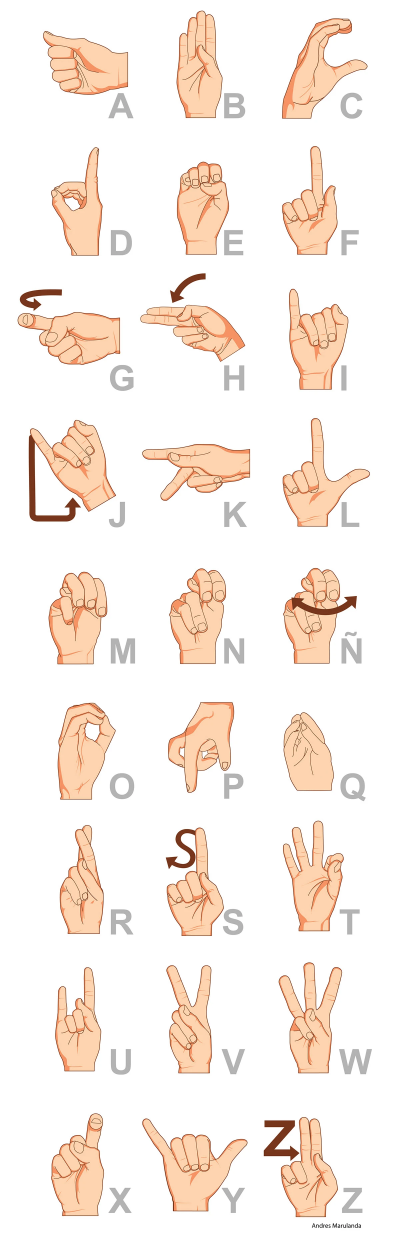
#> input picture img.png, 1200 x 3714 px (shown at 1/3 size)
$ python split_letters.py
#> lines starting #> are read from the running program, lines starting #| are printed output that depends on the picture; after the words box and inside, x2 and y2 are one past the last pixel; in counts of white or black regions, pixels touching at a corner belong together
"""Split img.png (3x9 alphabet sprite sheet) into letters/<letter>.png.

- Drops the gray caption letter under each hand (painted white).
- Keeps the original white background (RGB, no alpha).
- Excludes the author-credit strip at the bottom.

Run:  python scripts/split_letters.py
"""

import os
import numpy as np
from PIL import Image

REPO = os.path.dirname(os.path.dirname(os.path.abspath(__file__)))
SRC = os.path.join(REPO, "img.png")
OUT = os.path.join(REPO, "letters")

LETTERS = list("ABCDEFGHIJKLMNÑOPQRSTUVWXYZ")
ROWS, COLS = 9, 3
PAD = 14


def content_mask(arr):
    """Pixels belonging to the hand/arrow (colored or very dark), not the gray label."""
    mx = arr.max(axis=2)
    mn = arr.min(axis=2)
    spread = mx - mn
    return (spread >= 30) | (mx < 110)


def gray_mask(arr):
    mx = arr.max(axis=2)
    mn = arr.min(axis=2)
    spread = mx - mn
    return (spread < 30) & (mx >= 60) & (mx <= 252)


def bands(profile, thr):
    out, start = [], None
    for i, v in enumerate(profile):
        if v > thr and start is None:
            start = i
        elif v <= thr and start is not None:
            out.append((start, i - 1))
            start = None
    if start is not None:
        out.append((start, len(profile) - 1))
    return out


def midpoints(bs):
    edges = [bs[0][0]]
    for a, b in zip(bs, bs[1:]):
        edges.append((a[1] + b[0]) // 2)
    edges.append(bs[-1][1] + 1)
    return edges


def main():
    img = Image.open(SRC).convert("RGB")
#> img is the input picture: PIL image 1200x3714 RGB; mean R, G, B 250, 240, 232.5
    arr = np.asarray(img).astype(np.int16)
    h, w, _ = arr.shape
#> h = 3714; w = 1200

    nonwhite = (arr.max(axis=2) < 245)
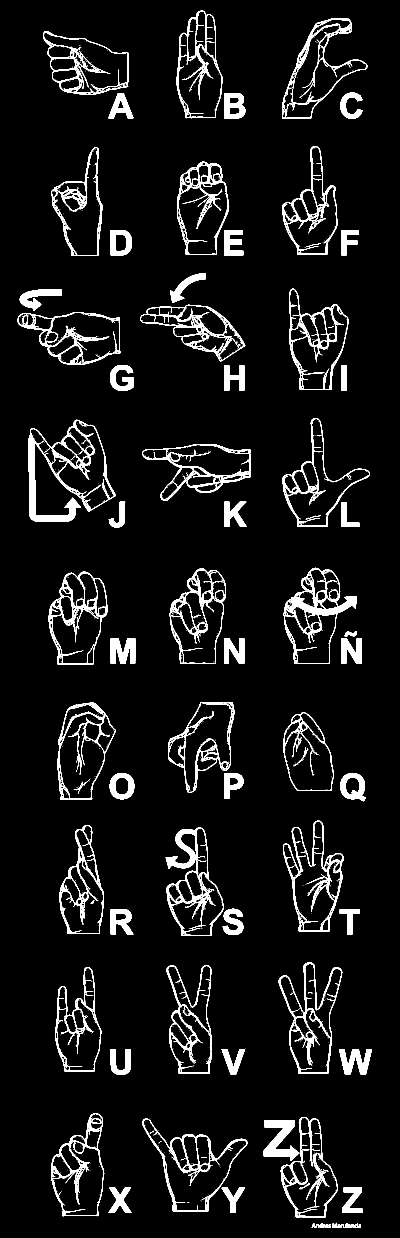
#> nonwhite: shape (3714, 1200) bool (shown at 1/3 size); 5.9% white; 2729 white regions (2615 under 20 px), largest, box (x1, y1, x2, y2) and area: (86, 1259, 348, 1565) 14299, (849, 1703, 1071, 1991) 10392, (497, 2482, 672, 2808) 9685
    row_bands = [b for b in bands(nonwhite.sum(axis=1), 2) if b[1] - b[0] > 40]
#> the loop in bands, `for i, v in enumerate(profile):` made 3714 passes
#> v on passes 1 to 12: 0, 0, 0, 0, 0, 0, 0, 0, 0, 0, 0, 0
#> after the loop in bands, `for i, v in enumerate(profile):`: out = [(32, 355), (438, 766), (820, 1172), (1254, 1582), (1704, 1992), (2106, 2402), (2462, 2807), (2887, 3223), (3340, 3651), (3669, 3683)]
#> row_bands = [(32, 355), (438, 766), (820, 1172), (1254, 1582), (1704, 1992), (2106, 2402), (2462, 2807), (2887, 3223), (3340, 3651)]
    col_bands = bands(nonwhite.sum(axis=0), 2)
#> the loop in bands (call 2), `for i, v in enumerate(profile):` made 1200 passes
#> col_bands = [(53, 405), (421, 750), (791, 1115)]
    print("row bands:", row_bands)
#| row bands: [(32, 355), (438, 766), (820, 1172), (1254, 1582), (1704, 1992), (2106, 2402), (2462, 2807), (2887, 3223), (3340, 3651)]
    print("col bands:", col_bands)
#| col bands: [(53, 405), (421, 750), (791, 1115)]
    assert len(row_bands) == ROWS, f"expected {ROWS} rows, got {len(row_bands)}"
    assert len(col_bands) == COLS, f"expected {COLS} cols, got {len(col_bands)}"

    r_edges = midpoints(row_bands)
#> in midpoints, `edges = [bs[0][0]]`: edges = [32]
#> the loop in midpoints, `for a, b in zip(bs, bs[1:]):` made 8 passes
#> (a, b) on passes 1 to 8: ((32, 355), (438, 766)), ((438, 766), (820, 1172)), ((820, 1172), (1254, 1582)), ((1254, 1582), (1704, 1992)), ((1704, 1992), (2106, 2402)), ((2106, 2402), (2462, 2807)), ((2462, 2807), (2887, 3223)), ((2887, 3223), (3340, 3651))
#> after the loop in midpoints, `for a, b in zip(bs, bs[1:]):`: edges = [32, 396, 793, 1213, 1643, 2049, 2432, 2847, 3281]
#> r_edges = [32, 396, 793, 1213, 1643, 2049, 2432, 2847, 3281, 3652]
    c_edges = midpoints(col_bands)
#> the loop in midpoints (call 2), `for a, b in zip(bs, bs[1:]):` made 2 passes
#> (a, b) on passes 1 to 2: ((53, 405), (421, 750)), ((421, 750), (791, 1115))
#> c_edges = [53, 413, 770, 1116]
    cmask = content_mask(arr)
#> in content_mask, `return (spread >= 30) | (mx < 110)`: returned value: shape (3714, 1200) bool; 20.4% white; 45 white regions, largest, box (x1, y1, x2, y2) and area: (86, 1259, 348, 1565) 43282, (426, 3355, 743, 3634) 40276, (849, 1704, 1071, 1991) 37394
    gmask = gray_mask(arr)
#> in gray_mask, `return (spread < 30) & (mx >= 60) & (mx <= 252)`: returned value: shape (3714, 1200) bool; 1.9% white; 3519 white regions (3478 under 20 px), largest, box (x1, y1, x2, y2) and area: (1016, 3144, 1116, 3224) 4348, (332, 1912, 406, 1992) 4308, (1021, 2317, 1100, 2404) 3565

    os.makedirs(OUT, exist_ok=True)
    tiles = []
    for r in range(ROWS):
        for c in range(COLS):
            letter = LETTERS[r * COLS + c]
            y0, y1 = r_edges[r], r_edges[r + 1]
            x0, x1 = c_edges[c], c_edges[c + 1]
            sub = cmask[y0:y1, x0:x1]
            ys, xs = np.where(sub)
            if len(ys) == 0:
                raise RuntimeError(f"no content for {letter}")
            by0, by1 = ys.min(), ys.max()
            bx0, bx1 = xs.min(), xs.max()
            ty0 = max(0, y0 + by0 - PAD)
            ty1 = min(h, y0 + by1 + 1 + PAD)
            tx0 = max(0, x0 + bx0 - PAD)
            tx1 = min(w, x0 + bx1 + 1 + PAD)

            tile = arr[ty0:ty1, tx0:tx1].astype(np.uint8).copy()
            # erase any gray caption pixel that falls inside the tight box
            g = gmask[ty0:ty1, tx0:tx1]
            tile[g] = 255
            out = Image.fromarray(tile)
            name = "ENYE" if letter == "Ñ" else letter
            out.save(os.path.join(OUT, f"{name}.png"))
            tiles.append((letter, out))
            print(f"{letter:>2} -> letters/{name}.png  {out.size}")
#> this loop made 9 passes
#> pass 1, in main, `out.save(os.path.join(OUT, f"{name}.png"))`:
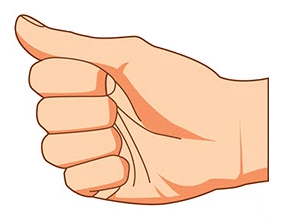
#> saved as A.png: PIL image 283x220 RGB; mean R, G, B 247.8, 220.8, 200.6
#> pass 1, in main, `out.save(os.path.join(OUT, f"{name}.png"))`:
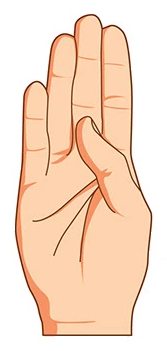
#> saved as B.png: PIL image 167x351 RGB; mean R, G, B 247.3, 219.7, 198.4
#> pass 1, in main, `out.save(os.path.join(OUT, f"{name}.png"))`:
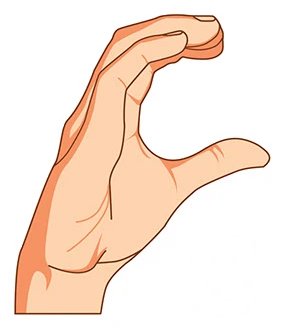
#> saved as C.png: PIL image 285x329 RGB; mean R, G, B 249.3, 230.6, 217.1
#> after the loop:
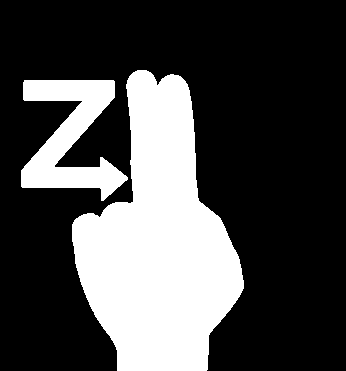
#> sub: shape (371, 346) bool; 28.8% white; 2 white regions, box (x1, y1, x2, y2) and area: (72, 70, 244, 371) 30738, (21, 80, 128, 201) 6215
#> after the loop, tiles = 27 items

    # verification montage (temp only)
    tmp = r"C:\Users\jusep\AppData\Local\Temp\opencode\csl\letters_montage.png"
    cell = 220
    sheet = Image.new("RGB", (cell * COLS, cell * ROWS), (235, 235, 235))
#> sheet: PIL image 660x1980 RGB; every value is 235
    from PIL import ImageDraw
    draw = ImageDraw.Draw(sheet)
    for i, (letter, im) in enumerate(tiles):
        r, c = divmod(i, COLS)
        im2 = im.copy()
        im2.thumbnail((cell - 30, cell - 30))
        sheet.paste(im2, (c * cell + 15, r * cell + 15))
        draw.text((c * cell + 5, r * cell + 5), letter, fill=(200, 0, 0))
#> this loop made 27 passes
#> (letter, r, c) on passes 1 to 12: ('A', 0, 0), ('B', 0, 1), ('C', 0, 2), ('D', 1, 0), ('E', 1, 1), ('F', 1, 2), ('G', 2, 0), ('H', 2, 1), ('I', 2, 2), ('J', 3, 0), ('K', 3, 1), ('L', 3, 2)
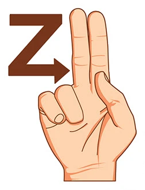
#> im2: PIL image 145x190 RGB; mean R, G, B 239, 216.4, 200.8
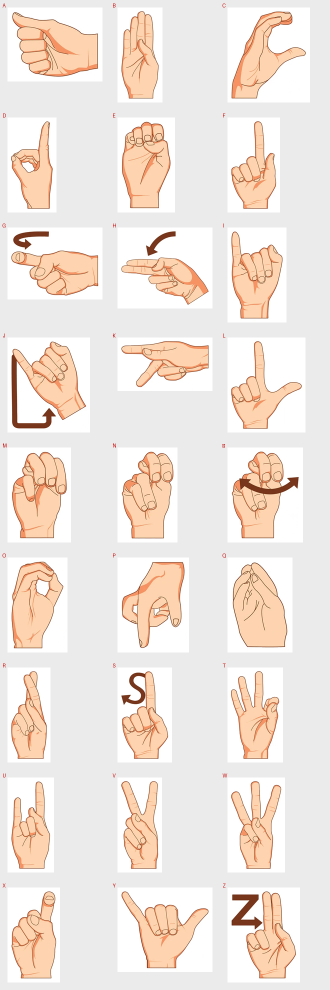
#> sheet: PIL image 660x1980 RGB (shown at 1/2 size); mean R, G, B 240.5, 229.2, 220.8
    sheet.save(tmp)
    print("montage:", tmp)
    print("done:", len(tiles), "letters")
#| done: 27 letters


if __name__ == "__main__":
    main()
